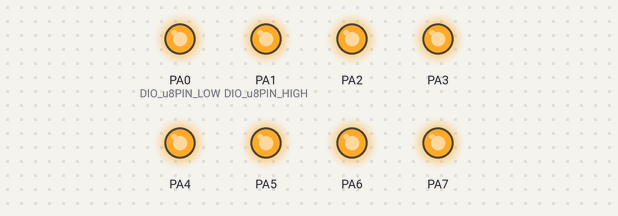
A program run on a simulated ATmega32, built with avr-gcc and emulated at 8 MHz. Parts: output pins drawn as LEDs (lit = HIGH). Wiring (inferred from the names in the program): 24Cxx EEPROM at I2C address 0x50. EEPROM starts erased. At 0.0 s the program stops and its outputs stay as they are.

Above: at 0.1 s.
Timing chart, 0 to 1.5 s (numbered marks = the images above):
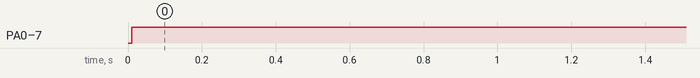

Measured:
- by itself, PA0 (DIO_u8PIN_LOW), PA1 (DIO_u8PIN_HIGH), PA2–7: LOW → HIGH at 0.01 s

The program:

main.c
```c
#include "STD_TYPES.h"
#include "TWI_interface.h"
#include "PORT_interface.h"
#include "DIO_interface.h"

#include "EEPROM_interface.h"

void main(void)
{
	u8 Local_u8ReceivedData;
	PORT_voidInit();		/*Define PORTA as output*/

	TWI_voidInitMaster(0);

	EEPROM_voidSendDataByte(0, 0x55);

	Local_u8ReceivedData = EEPROM_u8ReadDataByte(0);

	DIO_u8SetPortValue(DIO_u8PORTA,Local_u8ReceivedData);

	while(1)
	{

	}
}
```

EEPROM_config.h
```c
/*****************************************************************/
/*****************************************************************/
/********************		Author: Amgad Samir		**************/
/********************		Layer: HAL				**************/
/********************		SWC: EEPROM				**************/
/********************		Version: 1.00			**************/
/********************		Date: 13-10-2020		**************/
/*****************************************************************/
/*****************************************************************/

#ifndef EEPROM_CONFIG_H_
#define EEPROM_CONFIG_H_

/*Choose the hardware connection option for A2 Pin: 0 if connected to gnd,
 * 													1 if connected to VCC
 * 																			*/
#define A2_CONNECTION			0

#endif
```

TWI_config.h
```c

```

EEPROM_interface.h
```c
/*****************************************************************/
/*****************************************************************/
/********************		Author: Amgad Samir		**************/
/********************		Layer: HAL				**************/
/********************		SWC: EEPROM				**************/
/********************		Version: 1.00			**************/
/********************		Date: 13-10-2020		**************/
/*****************************************************************/
/*****************************************************************/

#ifndef EEPROM_INTERFACE_H_
#define EEPROM_INTERFACE_H_

void EEPROM_voidSendDataByte(u16 Copy_u16LocationAddress, u8 Copy_u8DataByte);

u8 EEPROM_u8ReadDataByte(u16 Copy_u16LocationAddress);

#endif
```

EEPROM_program.c
```c
/*****************************************************************/
/*****************************************************************/
/********************		Author: Amgad Samir		**************/
/********************		Layer: HAL				**************/
/********************		SWC: EEPROM				**************/
/********************		Version: 1.00			**************/
/********************		Date: 13-10-2020		**************/
/*****************************************************************/
/*****************************************************************/

#include "STD_TYPES.h"
#include <util/delay.h>

#include "TWI_interface.h"

#include "EEPROM_interface.h"
#include "EEPROM_config.h"
#include "EEPROM_private.h"

void EEPROM_voidSendDataByte(u16 Copy_u16LocationAddress, u8 Copy_u8DataByte)
{
	u8 Local_u8AddressPacket;

	Local_u8AddressPacket = EEPROM_FIXED_ADDRESS | (A2_CONNECTION <<2) | (u8)(Copy_u16LocationAddress >>8);

	/*if 24C02 :
	 * 	Local_u8AddressPacket = EEPROM_FIXED_ADDRESS | A2_CONNECTION <<2 | A1_CONNECTION <<1 | A0_CONNECTION;
	 */

	/*Send start condition*/
	TWI_SendStartCondition();

	/*Send the address packet*/
	TWI_SendSlaveAddressWithWrite(Local_u8AddressPacket);

	/*Send the rest 8bits of the location address*/
	TWI_MasterWriteDataByte((u8)Copy_u16LocationAddress);

	/*Send the data byte to the memory location*/
	TWI_MasterWriteDataByte(Copy_u8DataByte);

	/*Send stop condition*/
	TWI_SendStopCondition();

	/*Delay until the write cycle is finished*/
	_delay_ms(10);
}

u8 EEPROM_u8ReadDataByte(u16 Copy_u16LocationAddress)
{
	u8 Local_u8AddressPacket, Local_u8Data;

	Local_u8AddressPacket = EEPROM_FIXED_ADDRESS | (A2_CONNECTION <<2) | (u8)(Copy_u16LocationAddress >>8);

	/*if 24C02 :
	 * 	Local_u8AddressPacket = EEPROM_FIXED_ADDRESS | A2_CONNECTION <<2 | A1_CONNECTION <<1 | A0_CONNECTION;
	 */

	/*Send start condition*/
	TWI_SendStartCondition();

	/*Send the address packet with write request*/
	TWI_SendSlaveAddressWithWrite(Local_u8AddressPacket);

	/*Send the rest 8bits of the location address*/
	TWI_MasterWriteDataByte((u8)Copy_u16LocationAddress);

	/*Send repeated start to change write request into read request*/
	TWI_SendRepeatedStart();

	/*Send the address packet with read request*/
	TWI_SendSlaveAddressWithRead(Local_u8AddressPacket);

	/*Get the data from memory*/
	TWI_MasterReadDataByte(&Local_u8Data);

	/*send the stop condition*/
	TWI_SendStopCondition();

	return Local_u8Data;
}
```

TWI_interface.h
```c
/*********************************************************************/
/*********************************************************************/
/******** Author:    Amgad Samir   ***********************************/
/******** Component: TWI           ***********************************/
/******** Layer:     MCAL          ***********************************/
/******** Version:   1.0           ***********************************/
/*********************************************************************/
/*********************************************************************/

#ifndef TWI_INTERFACE_H_
#define TWI_INTERFACE_H_

typedef enum
{
	NoError,
	StartConditionErr,
	RepeatedStartError,
	SlaveAddressWithWriteErr,
	SlaveAddressWithReadErr,
	MasterWriteByteErr,
	MasterReadByteErr,


}TWI_ErrStatus;

/*Set master address to 0 if master will not be addressed*/
void TWI_voidInitMaster(u8 Copy_u8Address);

void TWI_voidInitSlave(u8 Copy_u8Address);

TWI_ErrStatus TWI_SendStartCondition(void);

TWI_ErrStatus TWI_SendRepeatedStart(void);

TWI_ErrStatus TWI_SendSlaveAddressWithWrite(u8 Copy_u8SlaveAddress);

TWI_ErrStatus TWI_SendSlaveAddressWithRead(u8 Copy_u8SlaveAddress);

TWI_ErrStatus TWI_MasterWriteDataByte(u8 Copy_u8DataByte);

TWI_ErrStatus TWI_MasterReadDataByte(u8* Copy_pu8DataByte);

void TWI_SendStopCondition(void);


#endif
```

TWI_program.c
```c
/*********************************************************************/
/*********************************************************************/
/******** Author:    Amgad Samir   ***********************************/
/******** Component: TWI           ***********************************/
/******** Layer:     MCAL          ***********************************/
/******** Version:   1.0           ***********************************/
/*********************************************************************/
/*********************************************************************/

#include "STD_TYPES.h"
#include "BIT_MATH.h"

#include "TWI_config.h"
#include "TWI_interface.h"
#include "TWI_private.h"
#include "TWI_register.h"

/*Set master address to 0 if master will not be addressed*/
void TWI_voidInitMaster(u8 Copy_u8Address)
{
	/*Enable Acknowledge bit*/
	SET_BIT(TWCR,TWCR_TWEA);

	/*Set SCL frequency to 400kHz, with 8Mhz system frequency*/
	/*1- Set TWBR to 2*/
	TWBR = 2;
	/*2- Clear the prescaler bits (TWPS)*/
	CLR_BIT(TWSR,TWSR_TWPS0);
	CLR_BIT(TWSR,TWSR_TWPS1);

	/*Check if the master node will be addressed*/
	if(Copy_u8Address != 0)
	{
		/*Set the required address in the 7 MSB of TWAR*/
		TWAR = Copy_u8Address<<1;
	}
	else
	{
		/*Do nothing*/
	}

	/*Enable TWI*/
	SET_BIT(TWCR,TWCR_TWEN);
}

void TWI_voidInitSlave(u8 Copy_u8Address)
{
	/*Set the slave address*/
	TWAR = Copy_u8Address<<1;

	/*Enable Acknowledge bit*/
	SET_BIT(TWCR,TWCR_TWEA);

	/*Enable TWI*/
	SET_BIT(TWCR,TWCR_TWEN);
}

TWI_ErrStatus TWI_SendStartCondition(void)
{
	TWI_ErrStatus Local_Error= NoError;

	/*Send start condition*/
	SET_BIT(TWCR, TWCR_TWSTA);

	/*Clear the interrupt flag to start the previous operation*/
	SET_BIT(TWCR,TWCR_TWINT);

	/*wait until the operation finishes and the flag is raised*/
	while((GET_BIT(TWCR,TWCR_TWINT))==0);

	/*Check the operation status*/
	if((TWSR & 0xF8) != START_ACK )
	{
		Local_Error = StartConditionErr;
	}
	else
	{
		/*Do nothing*/
	}

	return Local_Error;
}

TWI_ErrStatus TWI_SendRepeatedStart(void)
{
	TWI_ErrStatus Local_Error= NoError;

	/*Send start condition*/
	SET_BIT(TWCR, TWCR_TWSTA);

	/*Clear the interrupt flag to start the previous operation*/
	SET_BIT(TWCR,TWCR_TWINT);

	/*wait until the operation finishes and the flag is raised*/
	while((GET_BIT(TWCR,TWCR_TWINT))==0);

	/*Check the operation status*/
	if((TWSR & 0xF8) != REP_START_ACK )
	{
		Local_Error = RepeatedStartError;
	}
	else
	{
		/*Do nothing*/
	}

	return Local_Error;
}

TWI_ErrStatus TWI_SendSlaveAddressWithWrite(u8 Copy_u8SlaveAddress)
{
	TWI_ErrStatus Local_Error= NoError;

	/*send the 7bit slave address to the bus*/
	TWDR = Copy_u8SlaveAddress <<1;
	/*set the write request in the LSB in the data register*/
	CLR_BIT(TWDR,0);

	/*Clear the start condition bit*/
	CLR_BIT(TWCR,TWCR_TWSTA);

	/*Clear the interrupt flag to start the previous operation*/
	SET_BIT(TWCR,TWCR_TWINT);

	/*wait until the operation finishes and the flag is raised*/
	while((GET_BIT(TWCR,TWCR_TWINT))==0);

	/*Check the operation status*/
	if((TWSR & 0xF8) != SLAVE_ADD_AND_WR_ACK )
	{
		Local_Error = SlaveAddressWithWriteErr;
	}
	else
	{
		/*Do nothing*/
	}

	return Local_Error;
}

TWI_ErrStatus TWI_SendSlaveAddressWithRead(u8 Copy_u8SlaveAddress)
{
	TWI_ErrStatus Local_Error= NoError;

	/*send the 7bit slave address to the bus*/
	TWDR = Copy_u8SlaveAddress <<1;
	/*set the read request in the LSB in the data register*/
	SET_BIT(TWDR,0);

	/*Clear the start condition bit*/
	CLR_BIT(TWCR,TWCR_TWSTA);

	/*Clear the interrupt flag to start the previous operation*/
	SET_BIT(TWCR,TWCR_TWINT);

	/*wait until the operation finishes and the flag is raised*/
	while((GET_BIT(TWCR,TWCR_TWINT))==0);

	/*Check the operation status*/
	if((TWSR & 0xF8) != SLAVE_ADD_AND_RD_ACK )
	{
		Local_Error = SlaveAddressWithReadErr;
	}
	else
	{
		/*Do nothing*/
	}

	return Local_Error;
}

TWI_ErrStatus TWI_MasterWriteDataByte(u8 Copy_u8DataByte)
{
	TWI_ErrStatus Local_Error= NoError;

	/*Write the data byte on the bus*/
	TWDR = Copy_u8DataByte;

	/*Clear the interrupt flag to start the previous operation*/
	SET_BIT(TWCR,TWCR_TWINT);

	/*wait until the operation finishes and the flag is raised*/
	while((GET_BIT(TWCR,TWCR_TWINT))==0);

	/*Check the operation status*/
	if((TWSR & 0xF8) !=  MSTR_WR_BYTE_ACK)
	{
		Local_Error = MasterWriteByteErr;
	}
	else
	{
		/*Do nothing*/
	}

	return Local_Error;
}

TWI_ErrStatus TWI_MasterReadDataByte(u8* Copy_pu8DataByte)
{
	TWI_ErrStatus Local_Error= NoError;

	/*Clear the interrupt flag to allow the slave send the data*/
	SET_BIT(TWCR,TWCR_TWINT);

	/*wait until the operation finishes and the flag is raised*/
	while((GET_BIT(TWCR,TWCR_TWINT))==0);

	/*Check the operation status*/
	if((TWSR & 0xF8) !=  MSTR_RD_BYTE_WITH_ACK)
	{
		Local_Error = MasterReadByteErr;
	}
	else
	{
		/*Read the received data*/
		*Copy_pu8DataByte = TWDR;
	}

	return Local_Error;
}

void TWI_SendStopCondition(void)
{
	/*Sent a stop condition on the bus*/
	SET_BIT(TWCR,TWCR_TWSTO);

	/*Clear the interrupt flag to start the previous operation*/
	SET_BIT(TWCR,TWCR_TWINT);

}
```

BIT_MATH.h
```c
#ifndef BIT_MATH_H_
#define BIT_MATH_H_

#define SET_BIT(VAR,BIT_NO)			(VAR|=(1<<BIT_NO))
#define CLR_BIT(VAR,BIT_NO)			(VAR&=(~(1<<BIT_NO)))
#define TOGGLE_BIT(VAR,BIT_NO)		(VAR^=(1<<BIT_NO))
#define GET_BIT(VAR,BIT_NO)			((VAR>>BIT_NO)&0x01)

#endif
```

DIO_config.h
```c

```

DIO_interface.h
```c
/*****************************************************************/
/*****************************************************************/
/***************		Author: Amgad Samir		******************/
/***************		Layer: MCAL				******************/
/***************		SWC: DIO				******************/
/***************		Date: 24-8-2020			******************/
/***************		Version: 1.00			******************/
/*****************************************************************/
/*****************************************************************/

#ifndef DIO_INTERFACE_H_
#define DIO_INTERFACE_H_

#define DIO_u8PORTA		    0
#define DIO_u8PORTB		    1
#define DIO_u8PORTC		    2
#define DIO_u8PORTD		    3

#define DIO_u8PIN0  	    0
#define DIO_u8PIN1    	    1
#define DIO_u8PIN2    	    2
#define DIO_u8PIN3    	    3
#define DIO_u8PIN4    	    4
#define DIO_u8PIN5    	    5
#define DIO_u8PIN6    	    6
#define DIO_u8PIN7    	    7


#define DIO_u8PIN_HIGH		1
#define DIO_u8PIN_LOW		0

#define DIO_u8PORT_HIGH		0xff
#define DIO_u8PORT_LOW		0


u8 DIO_u8SetPinValue(u8 Copy_u8Port,u8 Copy_u8Pin, u8 Copy_u8Value);

u8 DIO_u8SetPortValue(u8 Copy_u8Port, u8 Copy_u8Value);

u8 DIO_u8GetPinValue(u8 Copy_u8Port,u8 Copy_u8Pin, u8* Copy_pu8Value);

#endif
```

DIO_private.h
```c

```

DIO_program.c
```c
/*****************************************************************/
/*****************************************************************/
/***************		Author: Amgad Samir		******************/
/***************		Layer: MCAL				******************/
/***************		SWC: DIO				******************/
/***************		Date: 24-8-2020			******************/
/***************		Version: 1.00			******************/
/*****************************************************************/
/*****************************************************************/

#include "STD_TYPES.h"
#include "BIT_MATH.h"

#include "DIO_config.h"
#include "DIO_interface.h"
#include "DIO_private.h"
#include "DIO_register.h"


u8 DIO_u8SetPinValue(u8 Copy_u8Port,u8 Copy_u8Pin, u8 Copy_u8Value)
{
	u8 Local_u8ErrorState= OK;
	if(Copy_u8Pin<=DIO_u8PIN7)
	{
		if(Copy_u8Value==DIO_u8PIN_LOW)
		{
			switch(Copy_u8Port)
			{
			case DIO_u8PORTA: CLR_BIT(PORTA,Copy_u8Pin); break;
			case DIO_u8PORTB: CLR_BIT(PORTB,Copy_u8Pin); break;
			case DIO_u8PORTC: CLR_BIT(PORTC,Copy_u8Pin); break;
			case DIO_u8PORTD: CLR_BIT(PORTD,Copy_u8Pin); break;
			default: Local_u8ErrorState=NOK; 			break;
			}
		}
		else if(Copy_u8Value==DIO_u8PIN_HIGH)
		{
			switch(Copy_u8Port)
			{
			case DIO_u8PORTA: SET_BIT(PORTA,Copy_u8Pin); break;
			case DIO_u8PORTB: SET_BIT(PORTB,Copy_u8Pin); break;
			case DIO_u8PORTC: SET_BIT(PORTC,Copy_u8Pin); break;
			case DIO_u8PORTD: SET_BIT(PORTD,Copy_u8Pin); break;
			default: Local_u8ErrorState=NOK; 			break;
			}
		}
		else
		{
			Local_u8ErrorState=NOK;
		}
	}
	else
	{
		Local_u8ErrorState=NOK;
	}

	return Local_u8ErrorState;
}

u8 DIO_u8SetPortValue(u8 Copy_u8Port, u8 Copy_u8Value)
{
	u8 Local_u8ErrorState= OK;
	switch(Copy_u8Port)
	{
	case DIO_u8PORTA: PORTA= Copy_u8Value; break;
	case DIO_u8PORTB: PORTB= Copy_u8Value; break;
	case DIO_u8PORTC: PORTC= Copy_u8Value; break;
	case DIO_u8PORTD: PORTD= Copy_u8Value; break;
	default: Local_u8ErrorState=NOK; 	   break;
	}

	return Local_u8ErrorState;
}

u8 DIO_u8GetPinValue(u8 Copy_u8Port,u8 Copy_u8Pin, u8* Copy_pu8Value)
{
	u8 Local_u8ErrorState= OK;
	if((Copy_pu8Value != NULL)  && (Copy_u8Pin<= DIO_u8PIN7))
	{
		switch(Copy_u8Port)
		{
		case DIO_u8PORTA: *Copy_pu8Value= GET_BIT(PINA,Copy_u8Pin); break;
		case DIO_u8PORTB: *Copy_pu8Value= GET_BIT(PINB,Copy_u8Pin); break;
		case DIO_u8PORTC: *Copy_pu8Value= GET_BIT(PINC,Copy_u8Pin); break;
		case DIO_u8PORTD: *Copy_pu8Value= GET_BIT(PIND,Copy_u8Pin); break;
		default: Local_u8ErrorState=NOK; 							break;
		}
	}
	else
	{
		Local_u8ErrorState=NOK;
	}
	return Local_u8ErrorState;
}
```

DIO_register.h
```c
/*****************************************************************/
/*****************************************************************/
/***************		Author: Amgad Samir		******************/
/***************		Layer: MCAL				******************/
/***************		SWC: DIO				******************/
/***************		Date: 24-8-2020			******************/
/***************		Version: 1.00			******************/
/*****************************************************************/
/*****************************************************************/

/*Preprocessor file guard*/
#ifndef DIO_REGISTER_H_
#define DIO_REGISTER_H_

#define PORTA	 	*((volatile u8*)0x3B)
#define PINA 	 	*((volatile u8*)0x39)

#define PORTB		*((volatile u8*)0x38)
#define PINB 		*((volatile u8*)0x36)

#define PORTC		*((volatile u8*)0x35)
#define PINC 		*((volatile u8*)0x33)

#define PORTD		*((volatile u8*)0x32)
#define PIND 		*((volatile u8*)0x30)


#endif
```

EEPROM_private.h
```c
/*****************************************************************/
/*****************************************************************/
/********************		Author: Amgad Samir		**************/
/********************		Layer: HAL				**************/
/********************		SWC: EEPROM				**************/
/********************		Version: 1.00			**************/
/********************		Date: 13-10-2020		**************/
/*****************************************************************/
/*****************************************************************/

#ifndef EEPROM_PRIVATE_H_
#define EEPROM_PRIVATE_H_

#define EEPROM_FIXED_ADDRESS		0b1010000

#endif
```

PORT_interface.h
```c
/********************		Author: Amgad Samir		**************/
/********************		Layer: MCAL				**************/
/********************		SWC: PORT				**************/
/********************		Version: 1.00			**************/
/********************		Date: 31-8-2020			**************/
/*****************************************************************/
/*****************************************************************/

#ifndef PORT_INTERFACE_H_
#define PORT_INTERFACE_H_

void PORT_voidInit(void);


#endif
```

PORT_program.c
```c
/********************		Author: Amgad Samir		**************/
/********************		Layer: MCAL				**************/
/********************		SWC: PORT				**************/
/********************		Version: 1.00			**************/
/********************		Date: 31-8-2020			**************/
/*****************************************************************/
/*****************************************************************/

#include "STD_TYPES.h"

#include "PORT_config.h"
#include "PORT_private.h"
#include "PORT_register.h"
#include "PORT_interface.h"


void PORT_voidInit(void)
{
	DDRA=PORTA_DIR;
	DDRB=PORTB_DIR;
	DDRC=PORTC_DIR;
	DDRD=PORTD_DIR;

	PORTA=PORTA_INITIAL_VALUE;
	PORTB=PORTB_INITIAL_VALUE;
	PORTC=PORTC_INITIAL_VALUE;
	PORTD=PORTD_INITIAL_VALUE;
}
```

STD_TYPES.h
```c
#ifndef STD_TYPES_H_
#define STD_TYPES_H_

typedef unsigned char u8;
typedef signed char s8;

typedef unsigned short int u16;
typedef signed short int s16;

typedef unsigned long int u32;
typedef signed long int s32;

typedef unsigned long long int u64;
typedef signed long long int s64;

typedef float f32;
typedef double f64;
typedef long double f96;


#define OK 				0
#define NOK				1
#define NULL_POINTER	2
#define TIMEOUT_STATE	3

#define NULL	0
#endif
```

Source omitted: PORT_config.h (3152 bytes), PORT_private.h (2151 bytes), PORT_register.h (800 bytes), TWI_private.h (1554 bytes), TWI_register.h (1561 bytes)
